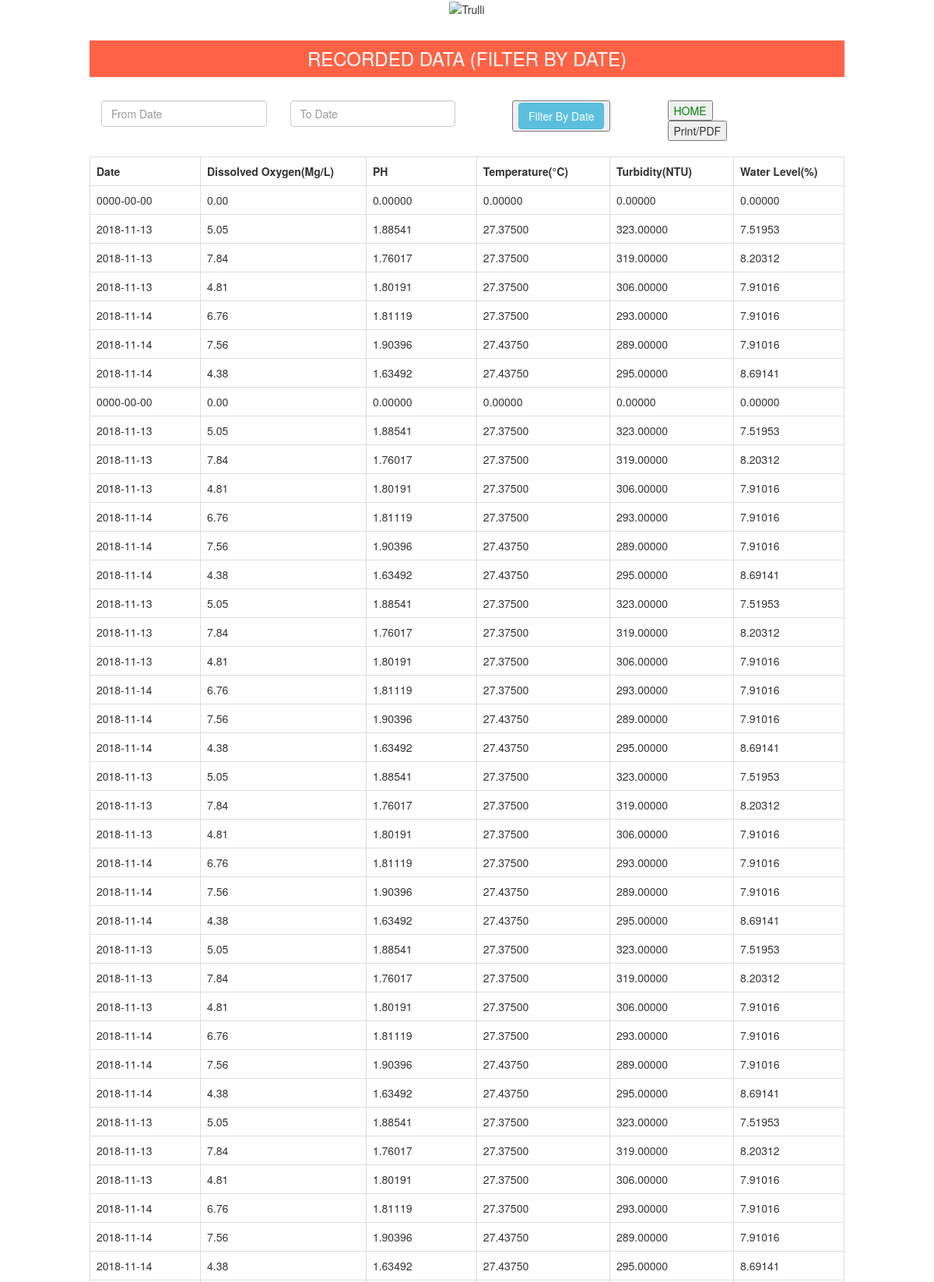
The page / (upper part) on the database its author committed.
### tables this page shows
CREATE TABLE `users` (
  `Id` int(11) NOT NULL,
  `Date` date NOT NULL,
  `DO` double(12,2) NOT NULL,
  `PH` double(12,5) NOT NULL,
  `Temperature` double(12,5) NOT NULL,
  `Turbidity` double(12,5) NOT NULL,
  `WL` double(12,5) NOT NULL
);

### index.php (the view, shortened to what this page needs)
 <!DOCTYPE html>
 <html>
 <head>
  </head>
  <body align="center" >
<p align="center" ><img src="ewu2.png" alt="Trulli" width="800" height="100"></p>
  </body>
   </html>
<?php
 $connect = mysqli_connect("localhost", "root", "", "db");
 $query = "SELECT Date, DO, PH, Temperature, Turbidity, WL FROM users";
 $result = mysqli_query($connect, $query);
 ?>
 <!DOCTYPE html>
 <html>
      <head>
           <link rel="stylesheet" href="https://maxcdn.bootstrapcdn.com/bootstrap/3.3.6/css/bootstrap.min.css" />
           <link rel="stylesheet" href="http://code.jquery.com/ui/1.11.4/themes/smoothness/jquery-ui.css">
      </head>
      <body>
	 <center>
           <div class="container" style="width:1000px;">
<h3 align="center"class="city">RECORDED DATA (FILTER BY DATE)</h3><br />
                <div class="col-md-3">
                     <input type="text" name="from_date" id="from_date" class="form-control" placeholder="From Date" />
                </div>
                <div class="col-md-3">
                     <input type="text" name="to_date" id="to_date" class="form-control" placeholder="To Date" />
                </div>
                <div class="col-md-3">
                   <button id="printPageButton">  <input type="button"  name="filter" id="filter" value="Filter By Date" class="btn btn-info" />  </button>
				 </div>
				 <div class="col-md-1">
				<button id="printPageButton"> <a href="..\..\..\index_new.php">HOME</button></a>
				 <button id="printPageButton" onClick="window.print();">Print/PDF</button>
                </div>
                <br />
                <div id="order_table">
                     <table class="table table-bordered">
                          <tr>
                               <th width="10%">Date</th>
							   <th width="15%">Dissolved Oxygen(Mg/L)</th>
                               <th width="10%">PH</th>
                               <th width="10%">Temperature(°C)</th>
							   <th width="10%">Turbidity(NTU)</th>
								<th width="10%">Water Level(%)</th>
                          </tr>
                     <?php
                     while($row = mysqli_fetch_array($result))
                     {
                     ?>
                          <tr>
                               <td><?php echo $row["Date"]; ?></td>
							   <td><?php echo $row["DO"]; ?></td>
                               <td><?php echo $row["PH"]; ?></td>
                               <td><?php echo $row["Temperature"]; ?></td>
							   <td><?php echo $row["Turbidity"]; ?></td>
								<td><?php echo $row["WL"]; ?></td>
                          </tr>
                     <?php
                     }
                     ?>
                     </table>
                </div>
           </div>
		 </center>
      </body>
 </html>

### index.php (style rules this page uses)
.city { background-color: tomato; color: white; padding: 10px; }
a:link { color: green; background-color: transparent; text-decoration: none; }

### rows shown on the page
users: Date "0000-00-00", DO "0.00", PH "0.00000", Temperature "0.00000", Turbidity "0.00000", WL "0.00000"
users: Date "2018-11-13", DO "5.05", PH "1.88541", Temperature "27.37500", Turbidity "323.00000", WL "7.51953"
users: Date "2018-11-13", DO "7.84", PH "1.76017", Temperature "27.37500", Turbidity "319.00000", WL "8.20312"
users: Date "2018-11-13", DO "4.81", PH "1.80191", Temperature "27.37500", Turbidity "306.00000", WL "7.91016"
users: Date "2018-11-14", DO "6.76", PH "1.81119", Temperature "27.37500", Turbidity "293.00000", WL "7.91016"
users: Date "2018-11-14", DO "7.56", PH "1.90396", Temperature "27.43750", Turbidity "289.00000", WL "7.91016"
users: Date "2018-11-14", DO "4.38", PH "1.63492", Temperature "27.43750", Turbidity "295.00000", WL "8.69141"
users: Date "0000-00-00", DO "0.00", PH "0.00000", Temperature "0.00000", Turbidity "0.00000", WL "0.00000"
users: Date "2018-11-13", DO "5.05", PH "1.88541", Temperature "27.37500", Turbidity "323.00000", WL "7.51953"
users: Date "2018-11-13", DO "7.84", PH "1.76017", Temperature "27.37500", Turbidity "319.00000", WL "8.20312"
users: Date "2018-11-13", DO "4.81", PH "1.80191", Temperature "27.37500", Turbidity "306.00000", WL "7.91016"
users: Date "2018-11-14", DO "6.76", PH "1.81119", Temperature "27.37500", Turbidity "293.00000", WL "7.91016"
users: Date "2018-11-14", DO "7.56", PH "1.90396", Temperature "27.43750", Turbidity "289.00000", WL "7.91016"
users: Date "2018-11-14", DO "4.38", PH "1.63492", Temperature "27.43750", Turbidity "295.00000", WL "8.69141"
users: Date "2018-11-13", DO "5.05", PH "1.88541", Temperature "27.37500", Turbidity "323.00000", WL "7.51953"
users: Date "2018-11-13", DO "7.84", PH "1.76017", Temperature "27.37500", Turbidity "319.00000", WL "8.20312"
users: Date "2018-11-13", DO "4.81", PH "1.80191", Temperature "27.37500", Turbidity "306.00000", WL "7.91016"
users: Date "2018-11-14", DO "6.76", PH "1.81119", Temperature "27.37500", Turbidity "293.00000", WL "7.91016"
users: Date "2018-11-14", DO "7.56", PH "1.90396", Temperature "27.43750", Turbidity "289.00000", WL "7.91016"
users: Date "2018-11-14", DO "4.38", PH "1.63492", Temperature "27.43750", Turbidity "295.00000", WL "8.69141"
users: Date "2018-11-13", DO "5.05", PH "1.88541", Temperature "27.37500", Turbidity "323.00000", WL "7.51953"
users: Date "2018-11-13", DO "7.84", PH "1.76017", Temperature "27.37500", Turbidity "319.00000", WL "8.20312"
users: Date "2018-11-13", DO "4.81", PH "1.80191", Temperature "27.37500", Turbidity "306.00000", WL "7.91016"
users: Date "2018-11-14", DO "6.76", PH "1.81119", Temperature "27.37500", Turbidity "293.00000", WL "7.91016"
users: Date "2018-11-14", DO "7.56", PH "1.90396", Temperature "27.43750", Turbidity "289.00000", WL "7.91016"
users: Date "2018-11-14", DO "4.38", PH "1.63492", Temperature "27.43750", Turbidity "295.00000", WL "8.69141"
users: Date "2018-11-13", DO "5.05", PH "1.88541", Temperature "27.37500", Turbidity "323.00000", WL "7.51953"
users: Date "2018-11-13", DO "7.84", PH "1.76017", Temperature "27.37500", Turbidity "319.00000", WL "8.20312"
users: Date "2018-11-13", DO "4.81", PH "1.80191", Temperature "27.37500", Turbidity "306.00000", WL "7.91016"
users: Date "2018-11-14", DO "6.76", PH "1.81119", Temperature "27.37500", Turbidity "293.00000", WL "7.91016"
users: Date "2018-11-14", DO "7.56", PH "1.90396", Temperature "27.43750", Turbidity "289.00000", WL "7.91016"
users: Date "2018-11-14", DO "4.38", PH "1.63492", Temperature "27.43750", Turbidity "295.00000", WL "8.69141"
users: Date "2018-11-13", DO "5.05", PH "1.88541", Temperature "27.37500", Turbidity "323.00000", WL "7.51953"
users: Date "2018-11-13", DO "7.84", PH "1.76017", Temperature "27.37500", Turbidity "319.00000", WL "8.20312"
users: Date "2018-11-13", DO "4.81", PH "1.80191", Temperature "27.37500", Turbidity "306.00000", WL "7.91016"
users: Date "2018-11-14", DO "6.76", PH "1.81119", Temperature "27.37500", Turbidity "293.00000", WL "7.91016"
users: Date "2018-11-14", DO "7.56", PH "1.90396", Temperature "27.43750", Turbidity "289.00000", WL "7.91016"
users: Date "2018-11-14", DO "4.38", PH "1.63492", Temperature "27.43750", Turbidity "295.00000", WL "8.69141"
